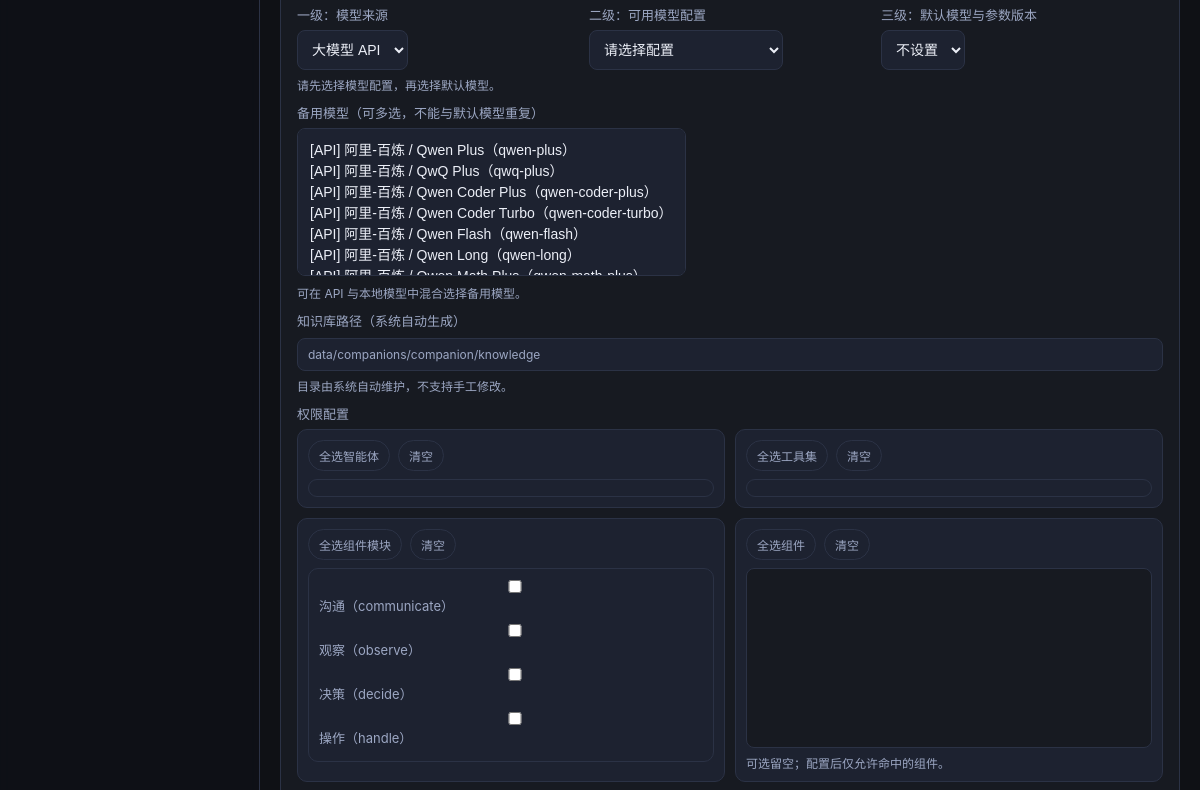
Page /companions/new/ (signed in, middle part) on the earlier database version.
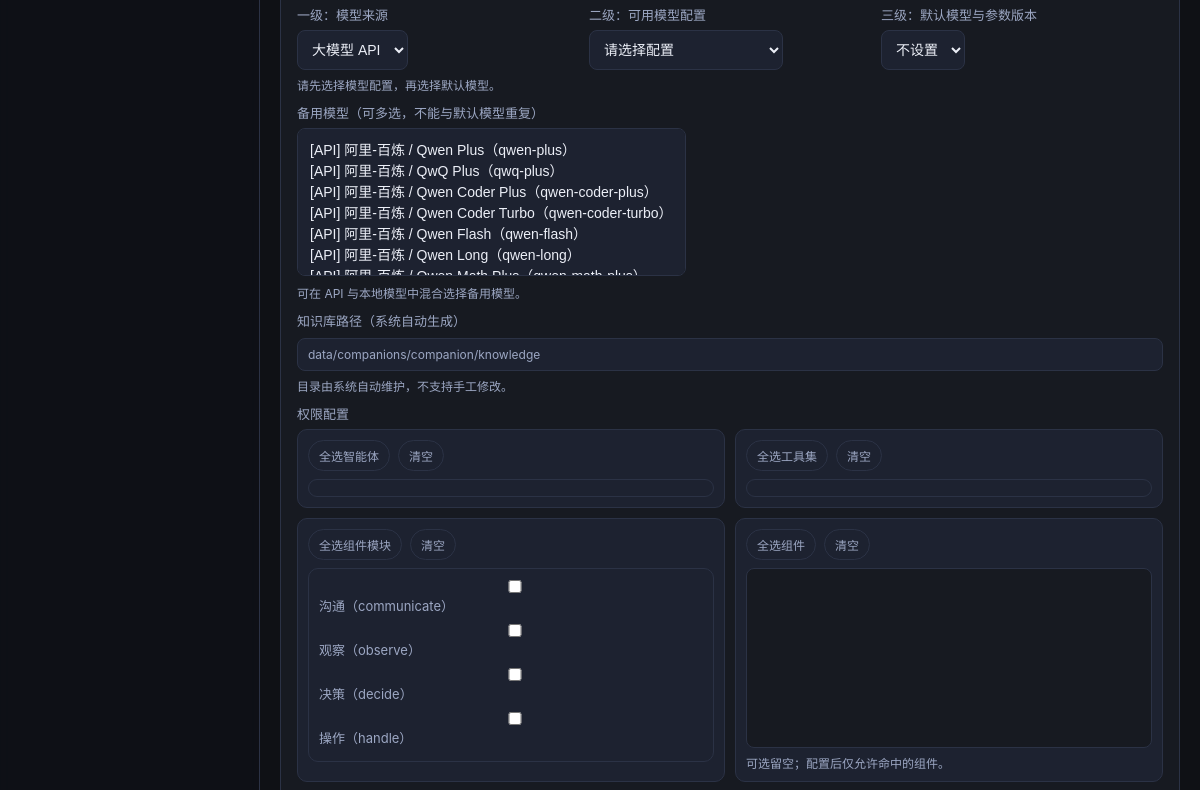
Same page on the later database version.
### collector/models.py (models this page shows, shortened)
class CompanionProfile(models.Model):
    LLM_ROUTING_MANUAL = "manual"
    LLM_ROUTING_AUTO = "auto"
    LLM_ROUTING_CHOICES = [
        (LLM_ROUTING_MANUAL, "手动模式"),
        (LLM_ROUTING_AUTO, "自动模式"),
    ]
    LLM_SOURCE_API = "api"
    LLM_SOURCE_LOCAL = "local"
    LLM_SOURCE_CHOICES = [
        (LLM_SOURCE_API, "大模型 API"),
        (LLM_SOURCE_LOCAL, "本地模型"),
    ]
    name = models.CharField(max_length=80, verbose_name="伙伴标识")
    display_name = models.CharField(max_length=120, blank=True, verbose_name="展示名称")
    role_title = models.CharField(max_length=120, blank=True, verbose_name="角色名称")
    persona = models.TextField(blank=True, verbose_name="角色描述")
    tone = models.CharField(max_length=120, blank=True, verbose_name="回复语气")
    memory_notes = models.TextField(blank=True, verbose_name="记忆摘要")
    llm_routing_mode = models.CharField(
        max_length=20,
        choices=LLM_ROUTING_CHOICES,
        default=LLM_ROUTING_MANUAL,
        verbose_name="模型路由模式",
    )
    llm_source_type = models.CharField(
        max_length=20,
        choices=LLM_SOURCE_CHOICES,
        default=LLM_SOURCE_API,
        verbose_name="模型来源",
    )
    llm_api_config = models.ForeignKey(
        LLMApiConfig,
        on_delete=models.SET_NULL,
        related_name="companion_profiles",
        null=True,
        blank=True,
        verbose_name="API 模型配置",
    )
    local_llm_config = models.ForeignKey(
        LocalLLMConfig,
        on_delete=models.SET_NULL,
        related_name="companion_profiles",
        null=True,
        blank=True,
        verbose_name="本地模型配置",
    )
    default_model_name = models.CharField(max_length=120, blank=True, verbose_name="默认使用模型")
    backup_model_tokens = models.JSONField(default=list, blank=True, verbose_name="备用模型列表")
    allowed_agent_modules_text = models.CharField(
        max_length=200,
        blank=True,
        verbose_name="可调用智能体模块",
        help_text="逗号分隔，如 mindforge,skills",
    )
    allowed_control_modules_text = models.CharField(
        max_length=200,
        blank=True,
        verbose_name="可调用组件模块",
        help_text="逗号分隔，如 observe,handle",
    )
    allowed_toolsets_text = models.CharField(
        max_length=300,
        blank=True,
        verbose_name="可调用工具集",
        help_text="逗号分隔，如 component_call_tool,knowledge_curation_tool",
    )
    allowed_control_components_text = models.TextField(
        blank=True,
        verbose_name="可调用组件",
        help_text="逗号分隔 component_key，如 handle.file_reader_component",
    )
    allowed_control_functions_text = models.TextField(
        blank=True,
        verbose_name="可调用组件 API",
        help_text="逗号分隔函数路径，如 component.observe.understand_current_screen",
    )
    adapter_type = models.CharField(
        max_length=40,
        blank=True,
        default="",
        verbose_name="adapter 类型",
        help_text="外部 agent adapter 类型标识，如 process、http；空值表示不使用 adapter",
    )
    adapter_config = models.JSONField(
        default=dict,
        blank=True,
        verbose_name="adapter 配置",
        help_text="adapter 专属配置参数，JSON 格式",
    )
    knowledge_path = models.CharField(
        max_length=300,
        blank=True,
        verbose_name="知识库路径",
        help_text="相对项目根目录，如 data/companions/er-gou/knowledge",
    )
    is_active = models.BooleanField(default=True, verbose_name="是否启用")
    project = models.ForeignKey(
        Project,
        on_delete=models.CASCADE,
        related_name="companions",
        verbose_name="所属项目",
        null=True,
        blank=True,
    )
    created_by = models.ForeignKey(
        settings.AUTH_USER_MODEL,
        on_delete=models.CASCADE,
        related_name="companions",
        verbose_name="创建人",
    )
    created_at = models.DateTimeField(auto_now_add=True, verbose_name="创建时间")
    updated_at = models.DateTimeField(auto_now=True, verbose_name="更新时间")
    class Meta:
        verbose_name = "伙伴配置"
        verbose_name_plural = "伙伴配置"
        ordering = ["-updated_at", "name"]
        constraints = [
            models.UniqueConstraint(fields=["created_by", "project", "name"], name="uniq_user_project_companion"),
        ]
    def get_allowed_agent_modules(self):
        return [item for item in self.allowed_agent_modules_text.split(",") if item]
    def get_allowed_control_modules(self):
        return [item for item in self.allowed_control_modules_text.split(",") if item]
    def get_allowed_toolsets(self):
        return [item for item in self.allowed_toolsets_text.split(",") if item]
    def get_allowed_control_components(self):
        return [item for item in self.allowed_control_components_text.split(",") if item]
    def get_allowed_control_functions(self):
        return [item for item in self.allowed_control_functions_text.split(",") if item]

### collector/views.py (the view, shortened to what this page needs)
# urls.py: path("companions/new/", views.companion_create, name="companion_create"),
@login_required
def companion_create(request):
    context = _build_chat_context(request)
    current_project = context.get("current_project")
    permission_choices = _build_companion_permission_choices()
    form_kwargs = {
        "agent_module_choices": tuple((key, f"{label}（{key}）") for key, label in ALLOWED_AGENT_MODULES.items()),
        "control_module_choices": tuple((key, f"{label}（{key}）") for key, label in ALLOWED_CONTROL_MODULES.items()),
        "toolset_choices": permission_choices["toolset_choices"],
        "control_component_choices": permission_choices["control_component_choices"],
        "control_function_choices": permission_choices["control_function_choices"],
        "control_function_component_map": permission_choices["control_function_component_map"],
        "user": request.user,
    }
    form = CompanionProfileForm(request.POST or None, **form_kwargs)
    context.update(
        {
            "current_nav": "companions",
            "companion_form": form,
            "companion_form_mode": "create",
            "companion_page_title": "新增伙伴",
            "companion_submit_text": "创建伙伴",
            "companion_knowledge_path_display": _build_companion_knowledge_relpath_preview(
                (form.data.get("name") if form.is_bound else "") or "companion"
            ),
        }
    )
    return render(request, "collector/companion_form.html", context)

### collector/forms.py
class ChatMessageForm(forms.Form):
    content = forms.CharField(
        label="消息内容",
        max_length=4000,
        widget=forms.Textarea(
            attrs={"rows": 4, "placeholder": "输入你的需求内容（Shift+Enter 换行），或使用麦克风语音输入"}
        ),
        required=False,  # 允许仅发送附件而不填写文本
    )
    attachment = forms.FileField(
        label="上传附件",
        required=False,
        widget=forms.ClearableFileInput(attrs={"style": "margin-top: 10px;"}),
    )

### collector/forms.py (called while the page is built)
    @staticmethod
    def _format_model_label(model_id, display_name):
        model_id_text = str(model_id or "").strip()
        display_name_text = str(display_name or "").strip()
        if not model_id_text:
            return ""
        if display_name_text and display_name_text != model_id_text:
            return f"{display_name_text}（{model_id_text}）"
        return model_id_text

    @staticmethod
    def _build_binding_key(source, config_id):
        return f"{source}|{config_id}"

    @staticmethod
    def _parse_binding_key(binding_key):
        raw = str(binding_key or "").strip()
        parts = raw.split("|")
        if len(parts) != 2:
            return "", ""
        return str(parts[0]).strip(), str(parts[1]).strip()

### templates/collector/companion_form.html (shortened to what the changed rows need)
{% extends "base.html" %}
{% block content %}
<div class="app-shell app-shell-companion-form">
    <main class="main-panel">
        <div class="companion-form-layout">
            <section class="panel">
                <form method="post">
                    <div class="companion-form-grid">
                        <div class="companion-field-group companion-field-full">
                            <label>知识库路径（系统自动生成）</label>
                            <div class="meta" style="padding: 8px 10px; border: 1px solid var(--line); border-radius: 8px; background: var(--panel-2);">
                                {{ companion_knowledge_path_display|default:"data/companions/companion/knowledge" }}
                            </div>
                            <div class="meta" style="margin-top: 6px;">目录由系统自动维护，不支持手工修改。</div>
                        </div>
                    </div>
                </form>
            </section>
        </div>
    </main>
</div>
{% endblock %}

Differences in the rows shown:
no longer on this page (row edited): CompanionProfile: knowledge_path "data/companions/companion/knowledge"
Other differences:
text now shown: "data/companions/companion/knowledge"
